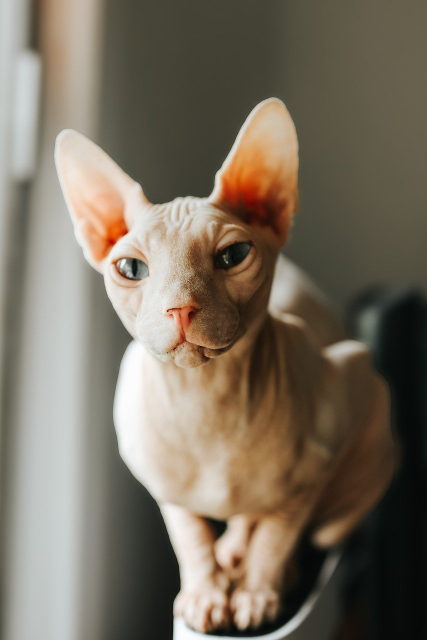
#> input picture images/cat.jpg, 853 x 1280 px, found by its file name (shown at 1/2 size)
$ python basic_operations_on_images.py
#> lines starting #> are read from the running program, lines starting #| are printed output that depends on the picture; after the words box and inside, x2 and y2 are one past the last pixel; in counts of white or black regions, pixels touching at a corner belong together
import cv2 as cv
import numpy as np
from matplotlib import pyplot as plt
# load a color image
img = cv.imread('images/cat.jpg')
#> img is the input picture: shape (1280, 853, 3); mean B, G, R 95.6, 110.6, 120.5
assert img is not None, "File could not be read, check with os.path.exists()"

"""
    Access a pixel value by its row and column coordinates
    for BGR images.
    B: Blue
    G: Green
    R: Red
"""
px = img[100,100]
#> px = [96, 126, 153]
print(px)
#| [ 96 126 153]

# accessing only blue pixel
blue = img[100, 100, 0]
#> blue = 96
print(blue)
#| 96

# modify the pixel values
img[100, 100] = [255, 255, 255]
#> img: shape (1280, 853, 3); under 0.01% of pixels changed, all inside (x1, y1, x2, y2) = (100, 100, 101, 101)
print(img[100,100])
#| [255 255 255]

# rows, column, channels
# height, width, channels
print( f"Img shape: {img.shape }")
#| Img shape: (1280, 853, 3)
#-> image = 1280x853

# Total number of pixels.
# height x width x channels
print(f"Img size: {img.size}")
#| Img size: 3275520

# type
print(f'Img dtype: {img.dtype }')
#| Img dtype: uint8

"""
Copy the coordinates of the ball in the image and paste them into the coordinates of the location where you want to place the ball.
"""
# img2 = cv.imread("images/messi.jpg")
# ball = img2[280:340, 330:390]
# img2[273:333,100:160] = ball
#example -> images/messi.jpg

b, g, r = cv.split(img)
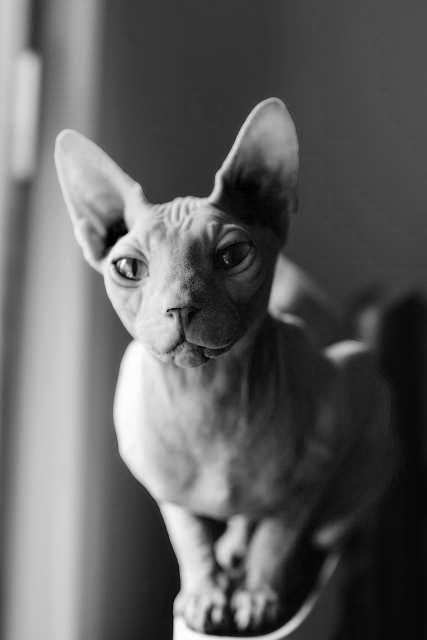
#> b: shape (1280, 853) (shown at 1/2 size); min 0, max 255, mean 95.6
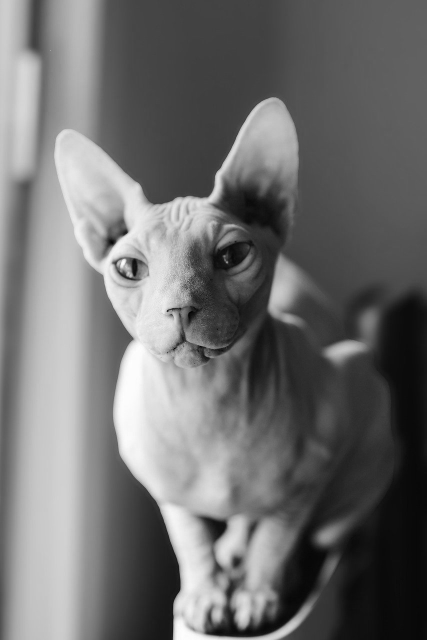
#> g: shape (1280, 853) (shown at 1/2 size); min 0, max 255, mean 110.6
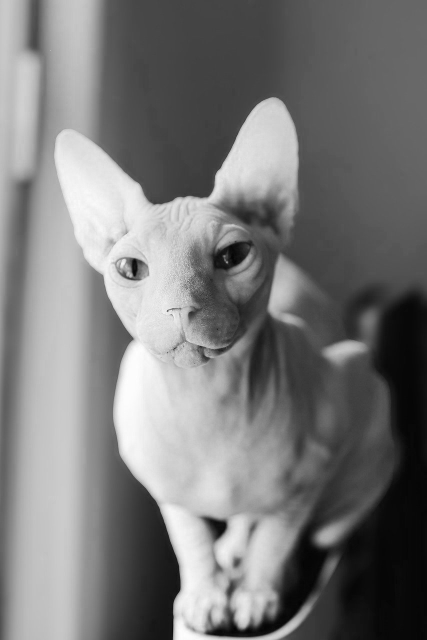
#> r: shape (1280, 853) (shown at 1/2 size); min 0, max 255, mean 120.5
img = cv.merge((b,g,r))
print(img)
#> (printed output is left out)


BLUE = [255,0,0]

img1 = cv.imread('images/woman.jpg')
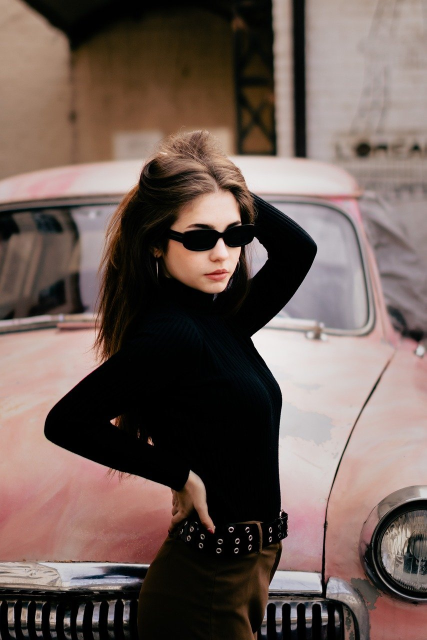
#> input picture images/woman.jpg, 853 x 1280 px, found by its file name (shown at 1/2 size)
#> img1 is the input picture: shape (1280, 853, 3); mean B, G, R 86.4, 92.6, 109.5
assert img1 is not None, "file could not be read, check with os.path.exists()"

replicate = cv.copyMakeBorder(img1,10,10,10,10,cv.BORDER_REPLICATE)
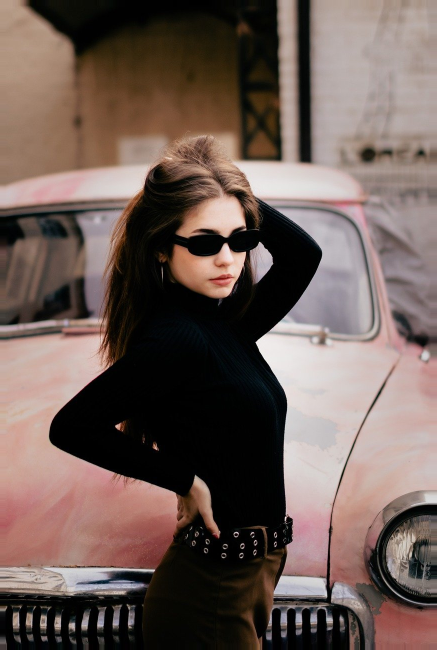
#> replicate: shape (1300, 873, 3) (shown at 1/2 size); mean B, G, R 86.3, 92.5, 109.5
reflect = cv.copyMakeBorder(img1,10,10,10,10,cv.BORDER_REFLECT)
reflect101 = cv.copyMakeBorder(img1,10,10,10,10,cv.BORDER_REFLECT_101)
wrap = cv.copyMakeBorder(img1,10,10,10,10,cv.BORDER_WRAP)
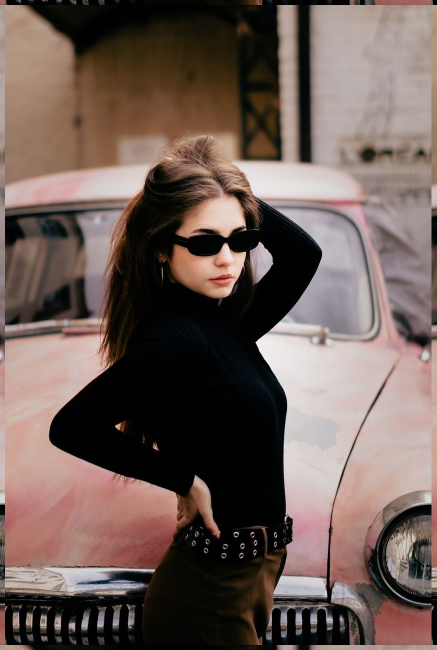
#> wrap: shape (1300, 873, 3) (shown at 1/2 size); mean B, G, R 86.4, 92.6, 109.5
constant= cv.copyMakeBorder(img1,10,10,10,10,cv.BORDER_CONSTANT,value=BLUE)
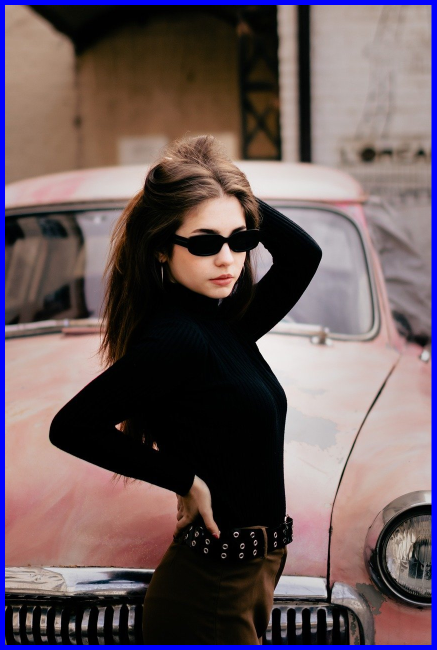
#> constant: shape (1300, 873, 3) (shown at 1/2 size); mean B, G, R 92.8, 89.1, 105.4

plt.subplot(231),plt.imshow(img1,'gray'),plt.title('ORIGINAL')
plt.subplot(232),plt.imshow(replicate,'gray'),plt.title('REPLICATE')
plt.subplot(233),plt.imshow(reflect,'gray'),plt.title('REFLECT')
plt.subplot(234),plt.imshow(reflect101,'gray'),plt.title('REFLECT_101')
plt.subplot(235),plt.imshow(wrap,'gray'),plt.title('WRAP')
plt.subplot(236),plt.imshow(constant,'gray'),plt.title('CONSTANT')

plt.show()
#> figure, not shown here; B, G, R data is drawn as R, G, B
